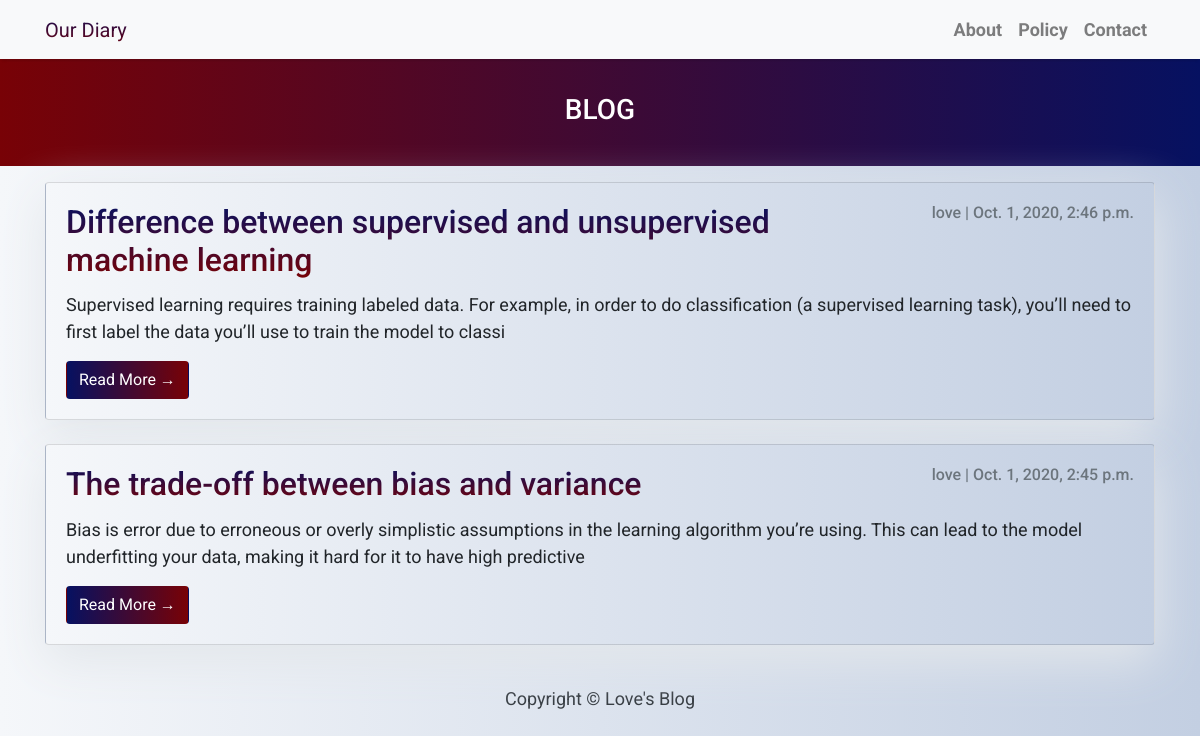
The page / on the database its author committed.
### blog/models.py (models this page shows, shortened)
class Post(models.Model):
    title = models.CharField(max_length=200, unique=True)
    slug = models.SlugField(max_length=200, unique=True)
    author = models.ForeignKey(User, on_delete= models.CASCADE,related_name='blog_posts')
    updated_on = models.DateTimeField(auto_now= True)
    content = models.TextField()
    created_on = models.DateTimeField(auto_now_add=True)
    status = models.IntegerField(choices=STATUS, default=0)
    class Meta:
        ordering = ['-created_on']

### blog/views.py (the view)
# urls.py: path('', views.PostList.as_view(), name='home'),
class PostList(generic.ListView):
    queryset = Post.objects.filter(status=1).order_by('-created_on')
    template_name = 'blog/index.html'

### blog/templates/blog/index.html (shortened to what this page needs)
{% extends "blog/base.html" %}
{% block content %}
<header class="masthead bg-gradient border-dark">
    <div class="container">
        <div class="row">
            <div class=" col-md-12 col-lg-12">
                <div class="site-heading text-center">
                    <h3 class="site-heading my-4 mt-3 text-white">BLOG</h3>
                </div>
            </div>
        </div>
    </div>
</header>
<div class="container">
    <div class="row">
        <div class="col-md-12 mt-3 left">
            {% for post in post_list %}
            <div class="card mb-4 card-gradient">
                <div class="card-body">
                  <div class="row">
                    <div class="col-sm-9">
                      <h2 class="card-title gradient-text">{{ post.title }}</h2>
                    </div>
                    <div class="col-sm-3 text-right">
                      <p class="card-text text-muted h6">{{ post.author }} | {{ post.created_on}} </p>
                    </div>
                  </div>
                    <p class="card-text">{{post.content|slice:":200" }}</p>
                    <a href="{% url 'post_detail' post.slug  %}" class="btn bg-gradient-button">Read More &rarr;</a>
                </div>
            </div>
            {% endfor %}
        </div>
    </div>
</div>
{%endblock%}

### blog/templates/blog/base.html (shortened to what this page needs)
<!DOCTYPE html>
<html>
    <head>
        <link rel="stylesheet" href="https://maxcdn.bootstrapcdn.com/bootstrap/4.0.0/css/bootstrap.min.css"
 />
    </head>
    <body>
        <nav class="navbar navbar-expand-lg navbar-light bg-light shadow" id="mainNav">
            <div class="container">
                <a class="navbar-brand gradient-text" href="{% url 'home' %}">Our Diary</a>
                <div class="collapse navbar-collapse" id="navbarResponsive">
                    <ul class="navbar-nav ml-auto">
                        <li class="nav-item text-black">
                            <a class="nav-link text-black font-weight-bold" href="#">About</a>
                        </li>
                        <li class="nav-item text-black">
                            <a class="nav-link text-black font-weight-bold" href="#">Policy</a>
                        </li>
                        <li class="nav-item text-black">
                            <a class="nav-link text-black font-weight-bold" href="#">Contact</a>
                        </li>
                    </ul>
                </div>
            </div>
        </nav>
        {% block content %}{% endblock content %}
        <footer class="py-3 bg-grey">
            <p class="m-0 text-dark text-center ">Copyright &copy; Love's Blog</p>
        </footer>
    </body>
</html>

### blog/templates/blog/base.html (style rules this page uses)
body { font-family: "Roboto", sans-serif; font-size: 17px; background-color: #fdfdfd; }
.shadow { box-shadow: 0 4px 2px -2px rgba(0, 0, 0, 0.1); }
.masthead { height: auto; padding-bottom: 15px; padding-top: 10px; }
.gradient-text { background: -webkit-linear-gradient(#061161,#780206); -webkit-background-clip:text; -webkit-text-fill-color:transparent; }
.card-gradient { background:linear-gradient(to right, #f5f7fa 0%, #c3cfe2 100%); }

### blog/templates/blog/index.html (style rules this page uses)
body { font-family: "Roboto", sans-serif; font-size: 18px; background: linear-gradient(to right, #f5f7fa 0%, #c3cfe2 100%); }
.card { box-shadow: 0 16px 48px #E3E7EB; }
.bg-gradient { background:linear-gradient(to right, #780206 0%, #061161 100%) }
.bg-gradient-button { background:linear-gradient(to right, #061161 0%, #780206 100%); color: #fff }

### rows shown on the page
Post: title "Difference between supervised and unsupervised machine learning", author "love", created_on "Oct. 1, 2020, 2:46 p.m.", content "Supervised learning requires training labeled data. For example, in order to do classification (a supervised learning task), you’ll need to first label the data you’ll use to train the model to classi"
Post: title "The trade-off between bias and variance", author "love", created_on "Oct. 1, 2020, 2:45 p.m.", content "Bias is error due to erroneous or overly simplistic assumptions in the learning algorithm you’re using. This can lead to the model underfitting your data, making it hard for it to have high predictive"
